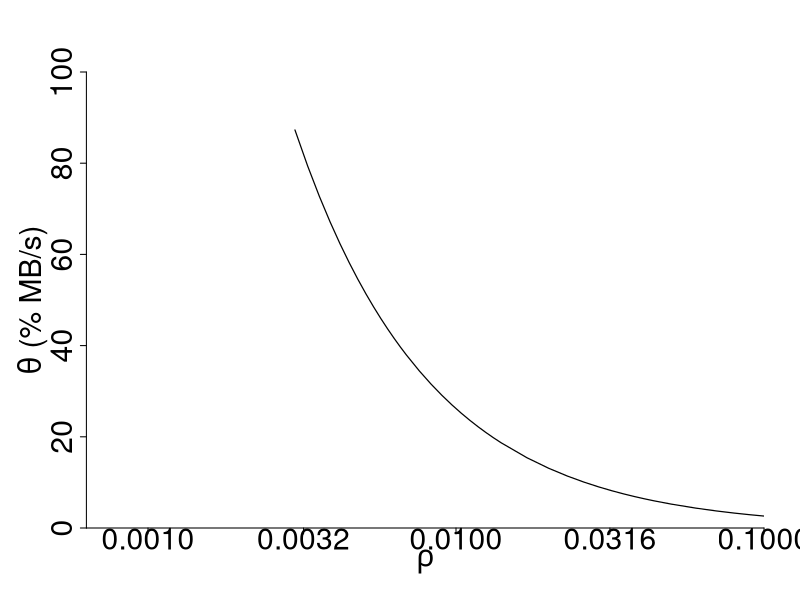
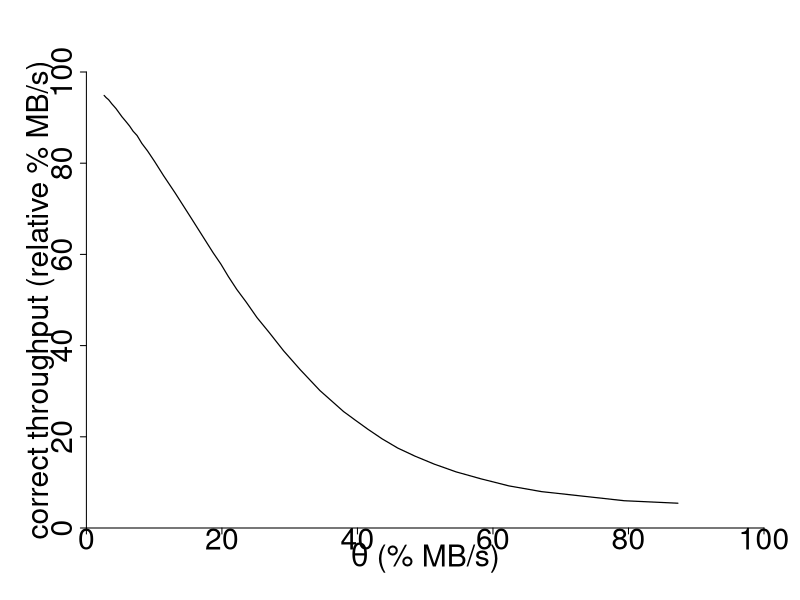
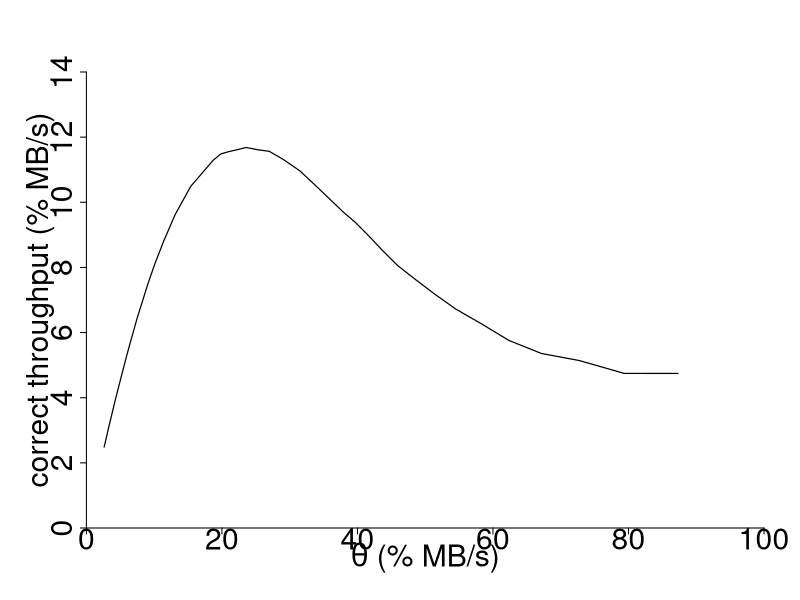
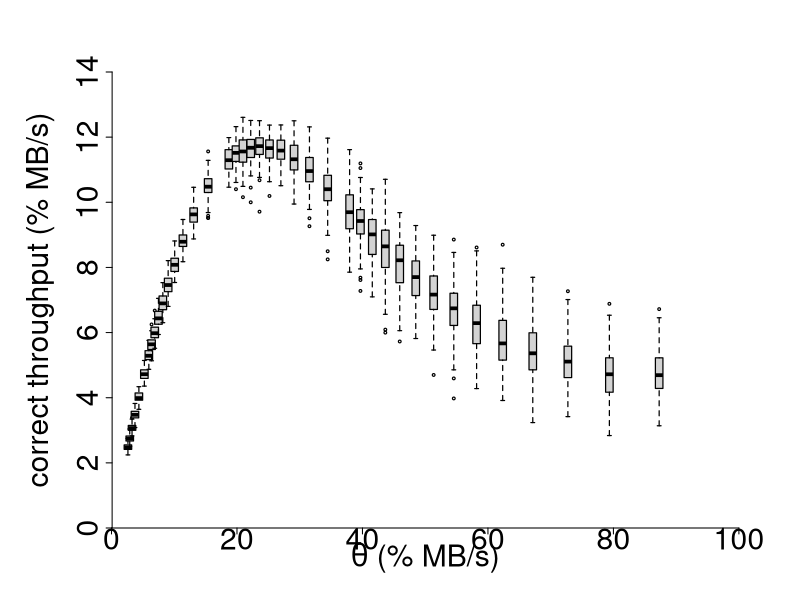
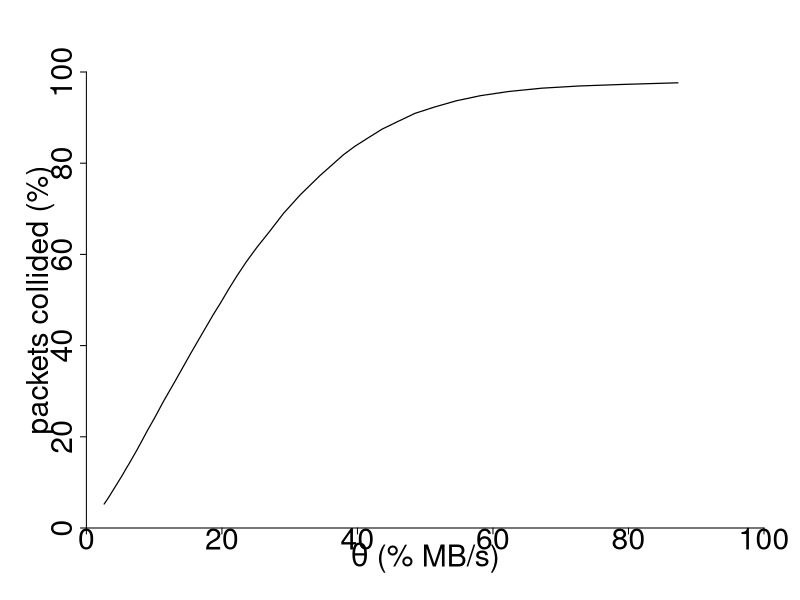
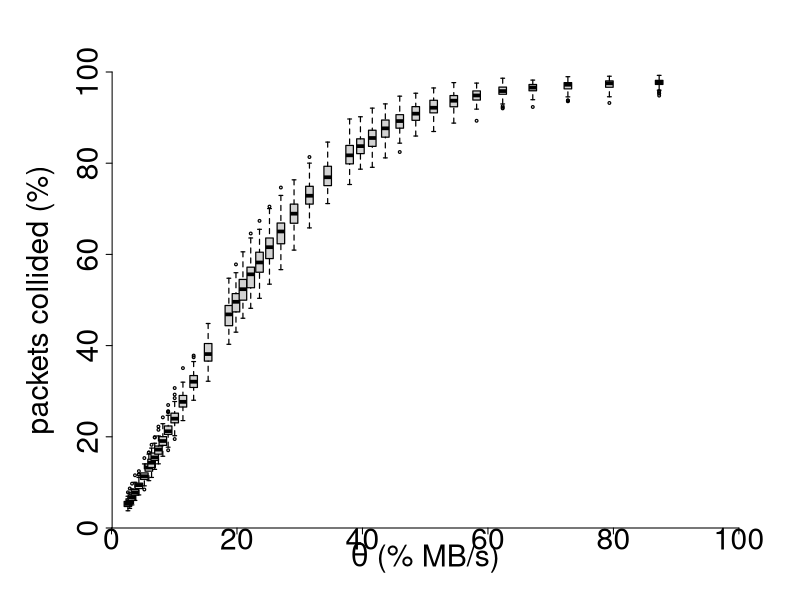
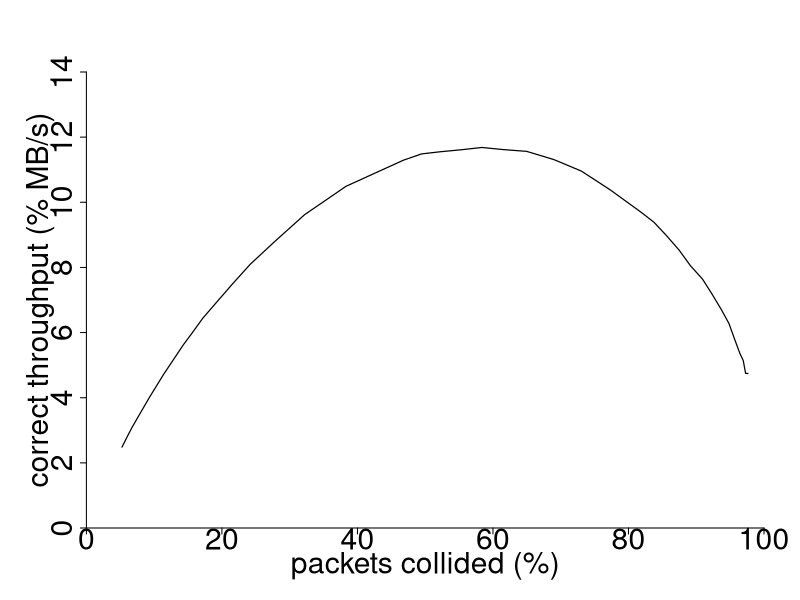
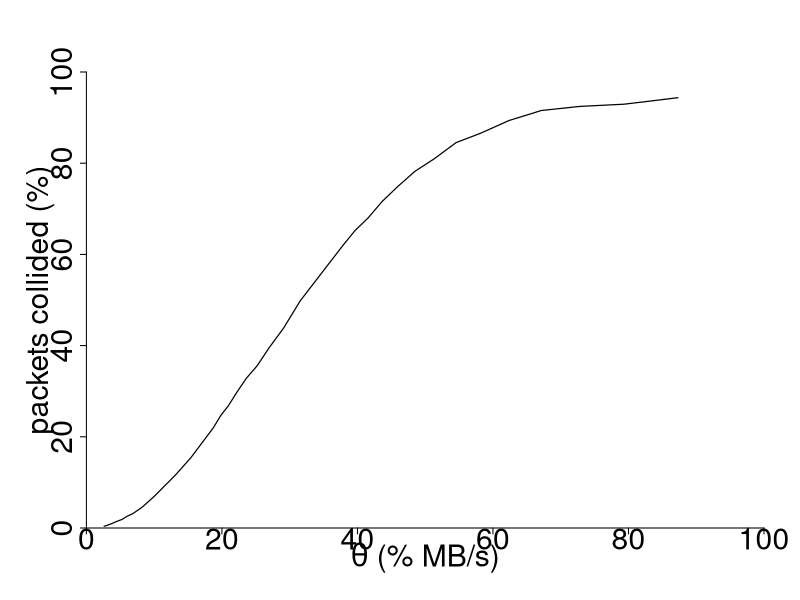

The R source for these figures, in order:
#----------#
# PLOTTING #
#----------#

plot.new = function() {
    dev.new(width  = 16,
            height =  9)
    par(cex      = 0.6,
        cex.main = 3.0,
        cex.lab  = 3.0,
        cex.axis = 3.0,
        lwd      = 1.2,
        mar      = c(6.0, 7.2, 6.0, 3.0),
        bty      = "n")
}

plot.scale = function(xData, yData) {
    xLab = expression(rho)
    yLab = expression(paste(theta, " (% MB/s)"))

    plot.new()
    plot(xData, yData/PERCENT, type="l", log="x", xlab=xLab, ylab=yLab, xaxt="n", xaxs="i", yaxs="i", xlim=c(10^-3.2, 0.1), ylim=c(0, 100))
    axis(side=1, at=c(0, round(10^-3, 4), round(10^-2.5, 4), round(10^-2, 4), round(10^-1.5, 4), round(10^-1, 4)))
}

plot.throughput = function(xData, yData) {
    xLab = expression(paste(theta, " (% MB/s)"))
    yLab = "correct throughput (% MB/s)"

    plot.new()
    plot(xData/PERCENT, yData/PERCENT, type="l", xlab=xLab, ylab=yLab, xaxt="n", yaxt="n", xaxs="i", yaxs="i", xlim=c(0, 100), ylim=c(0, 14))
    axis(side=1, at=seq(0, 100, 20))
    axis(side=2, at=seq(0, 14, 2))
}

plot.relativethroughput = function(xData, yData) {
    xLab = expression(paste(theta, " (% MB/s)"))
    yLab = "correct throughput (relative % MB/s)"

    plot.new()
    plot(xData/PERCENT, (yData/PERCENT)*(100/(xData/PERCENT)), type="l", xlab=xLab, ylab=yLab, xaxt="n", yaxt="n", xaxs="i", yaxs="i", xlim=c(0, 100), ylim=c(0, 100))
    axis(side=1, at=seq(0, 100, 20))
    axis(side=2, at=seq(0, 100, 20))
}

plot.packets = function(xData, yData1, yData2) {
    xLab = expression(paste(theta, " (% MB/s)"))
    yLab = "packets collided (%)"

    plot.new()
    plot(xData/PERCENT, yData1, type="l", xlab=xLab, ylab=yLab, xaxt="n", yaxt="n", xaxs="i", yaxs="i", xlim=c(0, 100), ylim=c(0, 100))
    axis(side=1, at=seq(0, 100, 20))
    axis(side=2, at=seq(0, 100, 20))
}

plot.decision = function(xData, yData) {
    xLab = "packets collided (%)"
    yLab = "correct throughput (% MB/s)"

    plot.new()
    plot(xData, yData/PERCENT, type="l", xlab=xLab, ylab=yLab, xaxt="n", yaxt="n", xaxs="i", yaxs="i", xlim=c(0, 100), ylim=c(0, 14))
    axis(side=1, at=seq(0, 100, 20))
    axis(side=2, at=seq(0, 14, 2))
}

plot.node = function(xData, yData1, yData2, node) {
    xLab = expression(paste(theta, " (% MB/s)"))
    yLab = "packets collided (%)"

    plot.new()
    plot(xData/PERCENT, yData1, type="l", xlab=xLab, ylab=yLab, xaxt="n", yaxt="n", xaxs="i", yaxs="i", xlim=c(0, 100), ylim=c(0, 100))
    axis(side=1, at=seq(0, 100, 20))
    axis(side=2, at=seq(0, 100, 20))
}

boxplot.throughput = function(data) {
    xLab = expression(paste(theta, " (% MB/s)"))
    yLab = "correct throughput (% MB/s)"

    data$throughput = data$throughput/PERCENT
    data$load = data$load/PERCENT

    plot.new()
    boxplot(throughput ~ load, data=data, at=sort(unique(data$load)), boxwex=1.2, xlab=xLab, ylab=yLab, xaxt="n", yaxt="n", xaxs="i", yaxs="i", xlim=c(0, 100), ylim=c(0, 14))
    axis(side=1, at=seq(0, 100, 20))
    axis(side=2, at=seq(0, 14, 2), pos=0.1)
}

boxplot.packets = function(data) {
    xLab = expression(paste(theta, " (% MB/s)"))
    yLab = "packets collided (%)"

    data$load = data$load/PERCENT

    plot.new()
    boxplot(collision ~ load, data=data, at=sort(unique(data$load)), boxwex=1.2, xlab=xLab, ylab=yLab, xaxt="n", yaxt="n", xaxs="i", yaxs="i", xlim=c(0, 100), ylim=c(0, 100))
    axis(side=1, at=seq(0, 100, 20))
    axis(side=2, at=seq(0, 100, 20), pos=0.1)
}

boxplot.node = function(data, node) {
    xLab = expression(paste(theta, " (% MB/s)"))
    yLab = "packets collided (%)"

    data$load = data$load/PERCENT

    plot.new()
    boxplot(collision ~ load, data=data, at=sort(unique(data$load)), xlab=xLab, ylab=yLab, xaxt="n", yaxt="n", xaxs="i", yaxs="i", xlim=c(0, 100), ylim=c(0, 100))
    axis(side=1, at=seq(0, 100, 20))
    axis(side=2, at=seq(0, 100, 20), pos=0.1)
}

plot.model.throughput = function(model, simulator) {
    xLab = expression(paste(theta, " (% MB/s)"))
    yLab = "correct throughput (% MB/s)"
    colors = c("gray0", "gray")
    legend = c("model", "simulator")

    plot.new()
    plot(model$load/PERCENT, model$prob, xlab=xLab, ylab=yLab, type="l", col=colors[1], xaxt="n", yaxt="n", xaxs="i", yaxs="i", xlim=c(0, 100), ylim=c(0, 14))
    lines(simulator$load/PERCENT, simulator$throughput/PERCENT, col=colors[2])
    axis(side=1, at=seq(0, 100, 20))
    axis(side=2, at=seq(0, 14, 2))
    legend("topright", legend=legend, lty=c(1, 1), col=colors, bty="n", cex=2.4)
}


#----------#
# SETTINGS #
#----------#

ANALYSE_SYSTEM = TRUE
ANALYSE_NODES  = TRUE
ANALYSE_MODEL  = TRUE

SPEED   = 1000000
PERCENT = SPEED/100


#------#
# MAIN #
#------#

total.data = read.csv("./data/total.csv")
sets = aggregate(total.data[2:5], list(scale=total.data$scale), mean)

if (ANALYSE_SYSTEM) {
    plot.scale(sets$scale, sets$load)
    dev.copy2pdf(file="./graphs/scale.pdf",         width=18, height=10.5)
    plot.relativethroughput(sets$load, sets$throughput)
    dev.copy2pdf(file="./graphs/relative.pdf",      width=18, height=10.5)
    plot.throughput(sets$load, sets$throughput)
    dev.copy2pdf(file="./graphs/throughput.pdf",    width=18, height=10.5)
    boxplot.throughput(total.data)
    dev.copy2pdf(file="./graphs/throughputbar.pdf", width=18, height=10.5)
    plot.packets(sets$load, sets$collision, sets$lost)
    dev.copy2pdf(file="./graphs/packets.pdf",       width=18, height=10.5)
    boxplot.packets(total.data)
    dev.copy2pdf(file="./graphs/packetsbar.pdf",    width=18, height=10.5)
    plot.decision(sets$collision, sets$throughput)
    dev.copy2pdf(file="./graphs/decision.pdf",      width=18, height=10.5)
}

if (ANALYSE_NODES) {
    nodes.data = read.csv("./data/nodes.csv")
    nodes = split(nodes.data, nodes.data$node)
    index = 1
    for (node in nodes) {
        set = aggregate(node[1:6], list(scale=node$scale), mean)

        plot.node(set$load, set$collision, set$lost, set$node[1])
        dev.copy2pdf(file=paste0("./graphs/node", index, ".pdf"),    width=18, height=10.5)
        boxplot.node(node, set$node[1])
        dev.copy2pdf(file=paste0("./graphs/node", index, "bar.pdf"), width=18, height=10.5)
        index = index + 1
    }
}

if (ANALYSE_MODEL) {
    model.data = read.csv('./data/model.csv')
    model.data = aggregate(.~state+load, model.data, sum)

    collision_rate = split(model.data, model.data$state)[['c']]
    transmission_rate = split(model.data, model.data$state)[['t']]

    transmission_rate$prob = transmission_rate$prob*(transmission_rate$load/PERCENT)

    plot.model.throughput(transmission_rate, sets)
    dev.copy2pdf(file=paste0("./graphs/modelthroughput.pdf"), width=18, height=10.5)
}
